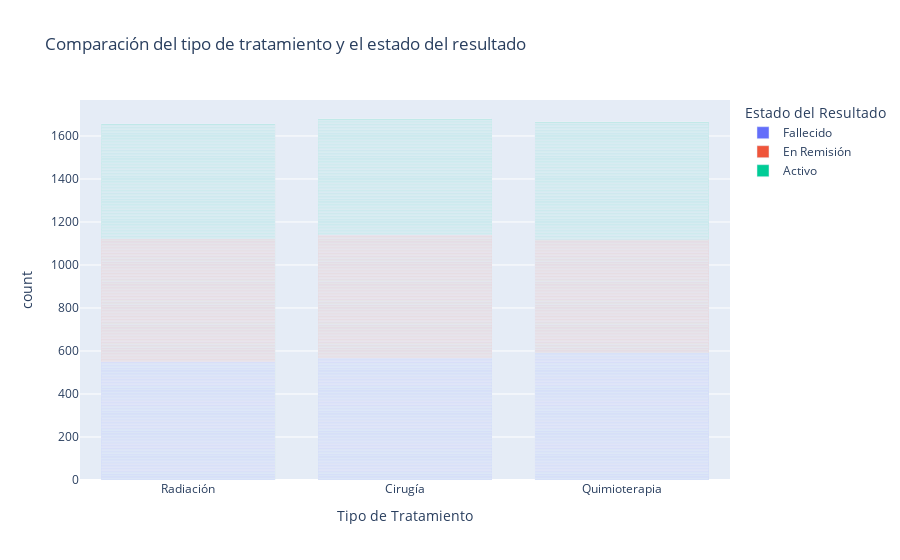

The notebook cell this image was saved under:
### Markdown cell above
2. Estudiar la relación entre los tipos de tratamiento y los resultados (estado final y supervivencia).

### Code cell
#Comparar:Tipo de tratamiento (quimio, radio, cirugía) vs. Estado final y tiempo de supervivencia.
#grafica de barras para comparar el tipo de tratamiento y el estado del resultado.
fig = px.bar(df, x="Tipo de Tratamiento", color="Estado del Resultado",
             labels={"Tipo de Tratamiento": "Tipo de Tratamiento", "Estado del Resultado": "Estado del Resultado"},
             category_orders={"Estado del Resultado": ["Fallecido", "En Remisión", "Activo"]},
             color_discrete_sequence=px.colors.qualitative.Plotly,
             title="Comparación del tipo de tratamiento y el estado del resultado")
fig.show()
#Pruebas estadísticas Chi-cuadrado para evaluar la asociación entre el tipo de tratamiento y el estado del resultado.
contingency_table_treatment_outcome = pd.crosstab(df["Tipo de Tratamiento"], df["Estado del Resultado"])
print("Tabla de contingencia para el tratamiento y el estado del resultado:")
print(contingency_table_treatment_outcome)
chi2_treatment_outcome, p_treatment_outcome, dof_treatment_outcome, expected_treatment_outcome = stats.chi2_contingency(contingency_table_treatment_outcome)    
print("Chi-cuadrado para el tratamiento y el estado del resultado:", chi2_treatment_outcome)
print("Valor p para el tratamiento y el estado del resultado:", p_treatment_outcome)
#Interpretación de los resultados
#Si el valor p es menor que 0.05, se rechaza la hipótesis nula de que no hay asociación entre el tipo de tratamiento y el estado del resultado.
if p_treatment_outcome < 0.05:
    print("Hay una asociación significativa entre el tipo de tratamiento y el estado del resultado.")
else:
    print("No hay una asociación significativa entre el tipo de tratamiento y el estado del resultado.")

### Figure 1 — Plotly figure (JSON) as saved in the notebook; plotly's stock layout.template omitted (floating-point values rounded to 4 significant figures; data arrays with more than 128 entries replaced by an {"elided": "..."} marker saying what was removed)
{"data": [{"hovertemplate": "Estado del Resultado=Fallecido<br>Tipo de Tratamiento=%{x}<br>count=%{y}<extra></extra>", "legendgroup": "Fallecido", "marker": {"color": "#636EFA", "pattern": {"shape": ""}}, "name": "Fallecido", "orientation": "v", "showlegend": true, "textposition": "auto", "type": "bar", "x": {"elided": "1710 str values"}, "xaxis": "x", "y": {"elided": "1710 int values"}, "yaxis": "y"}, {"hovertemplate": "Estado del Resultado=En Remisión<br>Tipo de Tratamiento=%{x}<br>count=%{y}<extra></extra>", "legendgroup": "En Remisión", "marker": {"color": "#EF553B", "pattern": {"shape": ""}}, "name": "En Remisión", "orientation": "v", "showlegend": true, "textposition": "auto", "type": "bar", "x": {"elided": "1675 str values"}, "xaxis": "x", "y": {"elided": "1675 int values"}, "yaxis": "y"}, {"hovertemplate": "Estado del Resultado=Activo<br>Tipo de Tratamiento=%{x}<br>count=%{y}<extra></extra>", "legendgroup": "Activo", "marker": {"color": "#00CC96", "pattern": {"shape": ""}}, "name": "Activo", "orientation": "v", "showlegend": true, "textposition": "auto", "type": "bar", "x": {"elided": "1615 str values"}, "xaxis": "x", "y": {"elided": "1615 int values"}, "yaxis": "y"}], "layout": {"barmode": "relative", "legend": {"title": {"text": "Estado del Resultado"}, "tracegroupgap": 0}, "title": {"text": "Comparación del tipo de tratamiento y el estado del resultado"}, "xaxis": {"anchor": "y", "domain": [0, 1], "title": {"text": "Tipo de Tratamiento"}}, "yaxis": {"anchor": "x", "domain": [0, 1], "title": {"text": "count"}}}}
